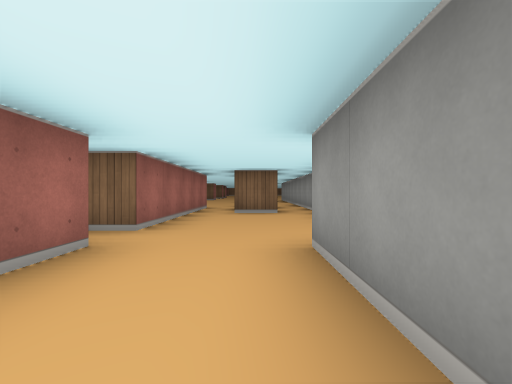
View 1 (above)

19 first-person views from a walk through a cub3D maze. The camera is about half as high as the walls, looks level and sees 85° across. The floor is counted in squares. Each view is taken from the middle of a square. On the plan, view 1 faces up. The plan holds only what a view shows up to about 9 squares ahead; the rest is blank.

View 2
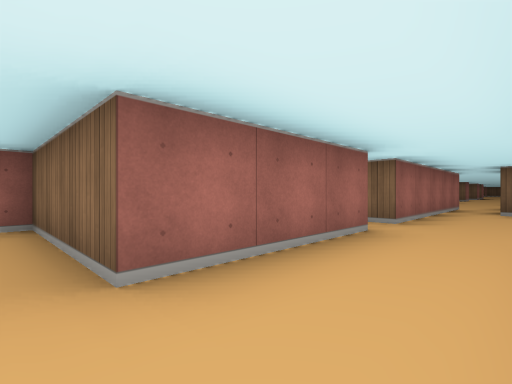

View 3
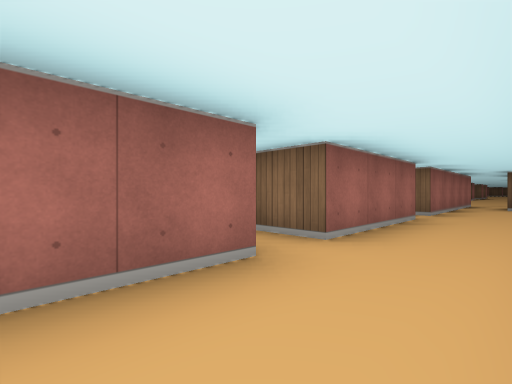

View 4
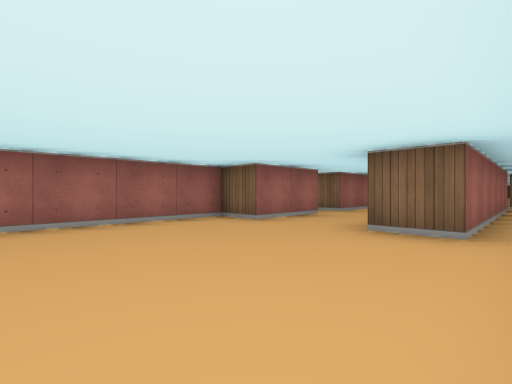

View 5
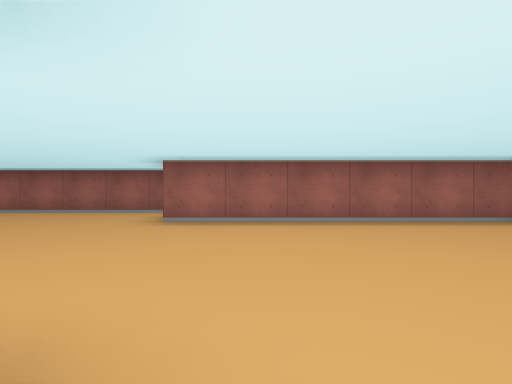

View 6
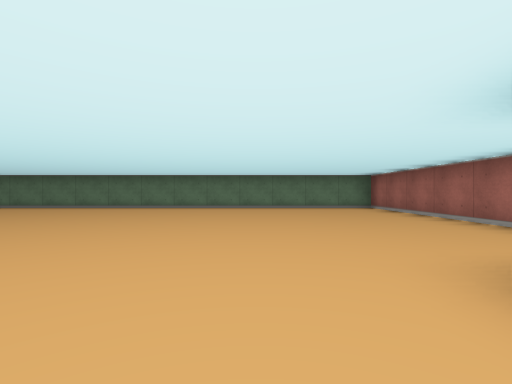

View 7
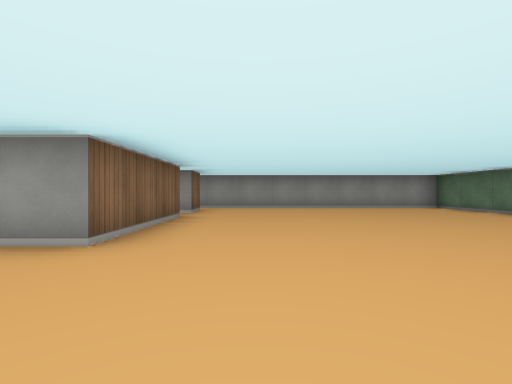

View 8
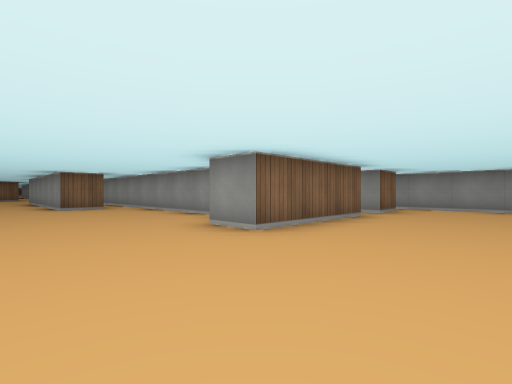

View 9
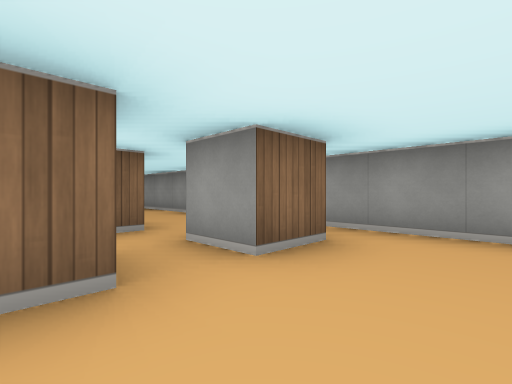

View 10
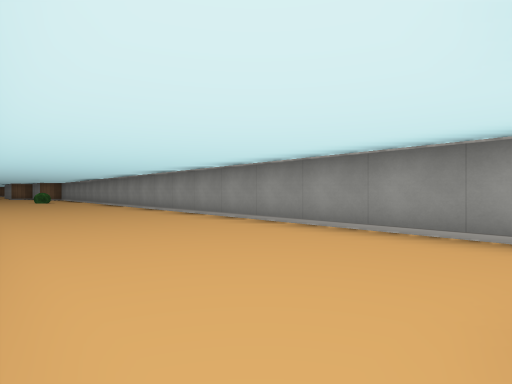

View 11
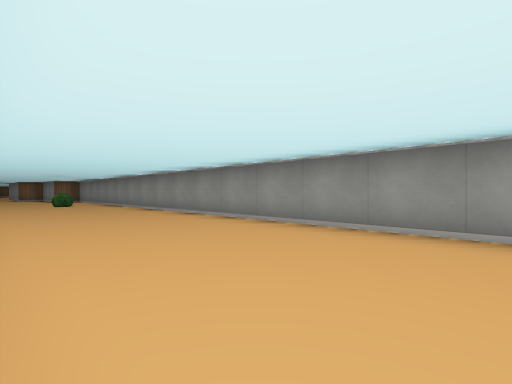

View 12
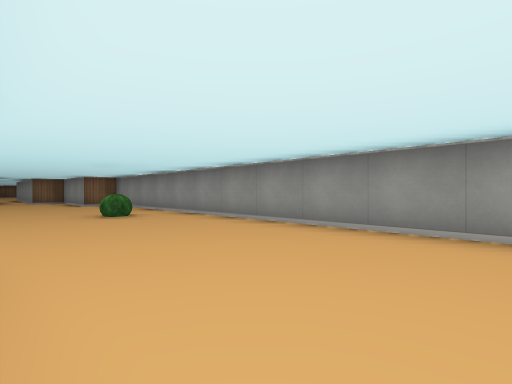

View 13
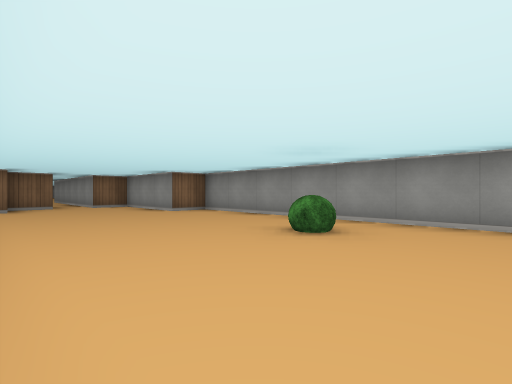

View 14
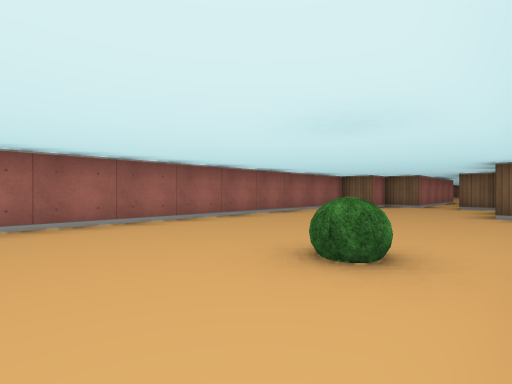

View 15
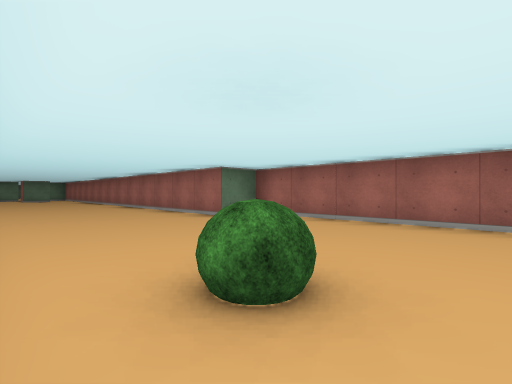

View 16
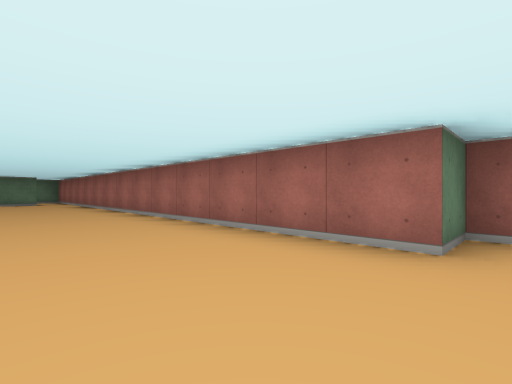

View 17
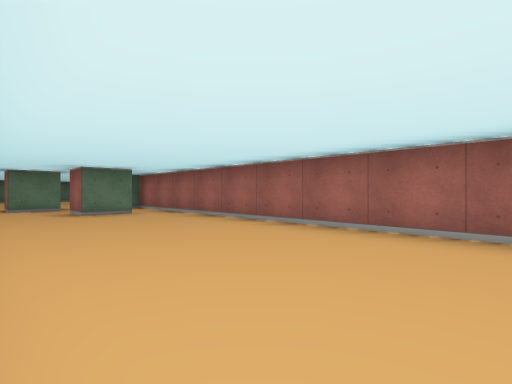

View 18
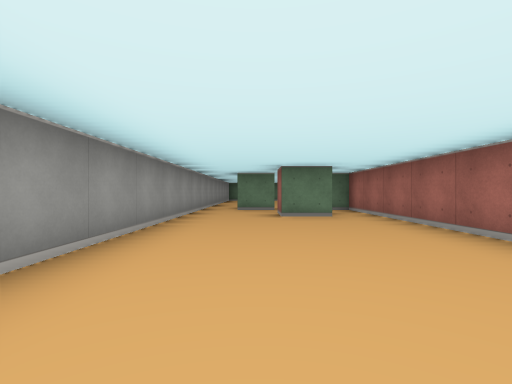

View 19
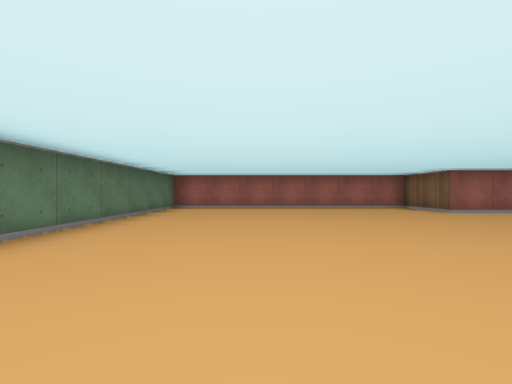

### Floor plan
Points are (right, up) in squares from view 1. A wall is a line through its corners. A room is listed if a view was taken in it or the views show most of it. See-through windows are left out.
Room 1 (views 1, 2, 3)
walls: (-1.5, 2.5) (-1.5, -0.5) (-4.5, -0.5); (-1.5, -1.5) (-1.5, -3.5); (-1.5, 6.4) (-1.5, 3.5) (-2.1, 3.5); (0.6, 6.5) (-0.5, 6.5); (0.5, -3.5) (0.5, 2.5)
ways out: opening at (-0.5, -2.5) to room 2; opening at (2, 3) to room 3; opening at (0, 7)
Room 2 (views 4, 5, 6, 7, 8, 9, 10, 11, 12, 13, 14, 15, 16, 17, 18, 19)
walls: (4.4, -6.5) (5.5, -6.5) (5.5, -7.5) (5.1, -7.5); (1.5, -3.5) (0.5, -3.5); (2.5, -7.1) (2.5, -2.8); (5.5, -8.5) (6.5, -8.5) (6.5, -9.5) (5.5, -9.5) (5.5, -8.5); (-1.5, -3.5) (-2.5, -3.5) (-2.5, -9.5) (-4.5, -9.5) (-4.5, -16.5) (7.5, -16.5) (7.5, 13.5) (6.5, 13.5) (6.5, 16.5) (5.5, 16.5); (4.6, -9.5) (1.5, -9.5) (1.5, -8.5); (2.5, 15.2) (2.5, 5.5) (3.5, 5.5) (3.5, -8.5) (4, -8.5); (4.5, 16.5) (3.5, 16.5) (3.5, 15.5) (2.8, 15.5)
ways out: opening at (-0.5, -2.5) to room 1; opening at (2, -3) to room 3; opening at (5, 17)
objects: bush (6, 9)
Room 3 (no view inside)
walls: (1.5, 2.5) (1.5, -3.5)
ways out: opening at (2, 3) to room 1; opening at (2, -3) to room 2

Where each view was taken, in squares from view 1:
view 1: 0 up, 0 right, facing up
view 2: 1 down, 0 right, facing up-left
view 3: 3 down, 0 right, facing up-left
view 4: 7 down, 2 right, facing up-left
view 5: 8 down, 2 right, facing left
view 6: 8 down, 1 left, facing down
view 7: 11 down, 1 left, facing right
view 8: 12 down, 1 left, facing up-right
view 9: 11 down, 4 right, facing up-right
view 10: 6 down, 4 right, facing up-right
view 11: 2 down, 4 right, facing up-right
view 12: 3 up, 4 right, facing up-right
view 13: 7 up, 3 right, facing up-right
view 14: 7 up, 7 right, facing up-left
view 15: 10 up, 7 right, facing down-left
view 16: 6 up, 6 right, facing down-left
view 17: 0 up, 7 right, facing down-left
view 18: 1 down, 6 right, facing down
view 19: 14 down, 4 right, facing left
